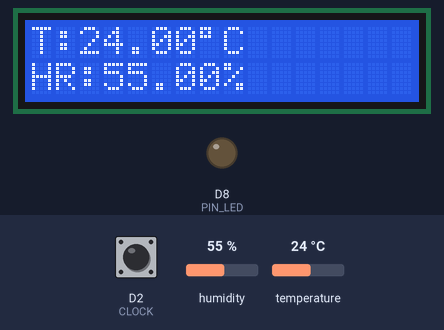
This sketch was run on a simulated Arduino Uno R4 WiFi. Shown: 16×2 character LCD, output pins drawn as LEDs (lit = HIGH). Dashed ring = blinking. The test bench sets the inputs (shaded band); at power-on: temperature 24 °C, humidity 55 %, D2 (CLOCK) HIGH. WiFi joins after 1.5 s; servers stay silent unless stated; no MQTT or app messages arrive unless stated; what the sketch prints to the serial monitor is not drawn.

Above: at 12.8 s.
12.9 s: temperature set to 27 °C
At 14.4 s:
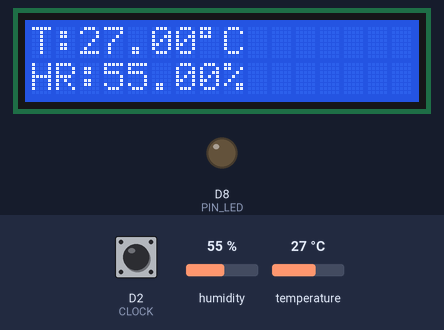
15.1 s: temperature set to 30 °C
At 16.4 s:
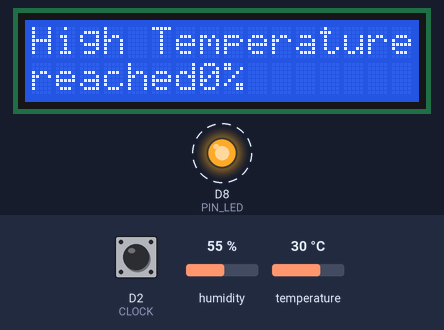
20.8 s: temperature set to 12 °C
At 22.9 s:
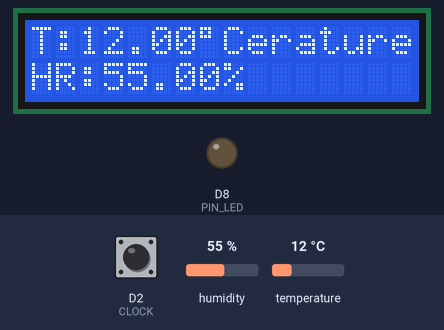
23.2 s: humidity set to 22 %
At 24.4 s:
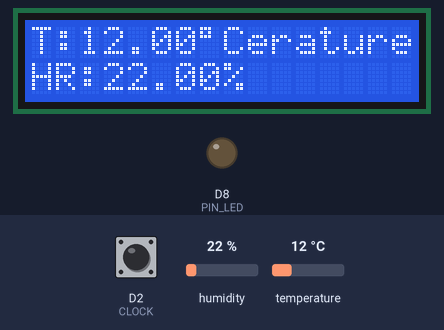
25.3 s: temperature set to 33 °C
At 27.6 s:
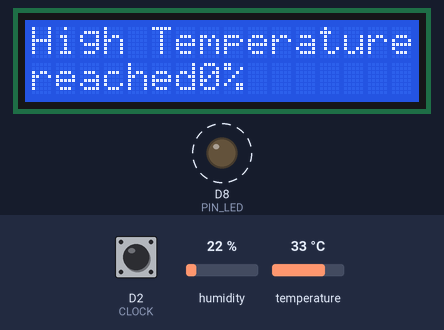
Timing chart, 0 to 34.4 s (numbered marks = the images above; inputs shaded):
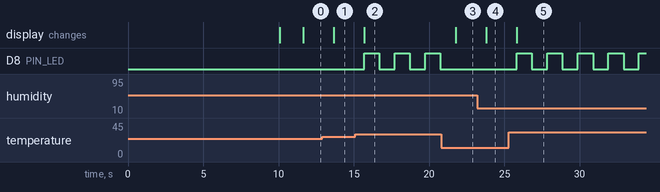

Measured:
- the behaviour switches between 28 and 29 °C on temperature (found by bisection; images 1 and 2)
- after the input at 12.9 s, the display: changes after 0.77 s (image 1)
- after the input at 15.1 s, D8 (PIN_LED): alternates HIGH for 1.0 s and LOW for 1.0 s, starting after 0.60 s; the display: changes after 0.60 s (image 2)
- after the input at 20.8 s, D8 (PIN_LED): stays LOW (without the input it goes to HIGH after 0.98 s); the display: changes after 0.98 s (image 3)
- after the input at 23.2 s, the display: changes after 0.60 s (image 4)
- after the input at 25.3 s, D8 (PIN_LED): alternates HIGH for 1.0 s and LOW for 1.0 s, starting after 0.53 s; the display: changes after 0.53 s (image 5)

The sketch:

Project.ino
```cpp
// (licence header left out)
#include <LiquidCrystal.h>
#include <DHT.h>
#include <WiFiS3.h>
#include <ArduinoMqttClient.h>
#include <Arduino_JSON.h>


#define DHTPIN 7          // DHT11 sensor connected to pin 7
#define DHTTYPE DHT11
#define PIN_LED 8         // LED connected to pin 8
#define HighTemp 30       // Predefined Treshold temperature set to 30 degrees
#define CLOCK 2           // Clock connected to pin 2
#define DATA 3            // Data connected to pin 3

const char* ssid = "";         // Enter your SSID
const char* password = "";     // Enter your WiFi Password
const char* mqtt_broker = "";  // Specify the MQTT broker you are using
int mqtt_port = 1883;
char topic[50];

DHT dht(DHTPIN, DHTTYPE);                                      // Create a DHT object
const int rs = 12, en = 11, d4 = 5, d5 = 4, d6 = 10, d7 = 9;   // Create a LiquidCrystal object
LiquidCrystal lcd(rs, en, d4, d5, d6, d7);                     // Define the LCD pin connections
float hr, temp;                                                // Variables to store humidity and temperature readings

int interval = 1000;                          // Initial update interval (1 second)
int encoderPos = 0;                           // Initial position of the encoder
volatile boolean StateA;                      // State of the encoder pin A (Clock)
volatile boolean StateB;                      // State of the encoder pin B (Data)
volatile boolean RotationDetected = false;    // Flag to detect encoder rotation

IPAddress localIP;
WiFiClient wifiClient;
MqttClient mqttClient(wifiClient);

void initWiFi() {
  WiFi.begin(ssid, password);                 // Connect the Board to WiFi
  Serial.print("\nConnecting to WiFi ..");
  while (WiFi.status() != WL_CONNECTED) {
    Serial.print('.');
    delay(1000);
  }
  Serial.print("\nYou're connected to ");
  Serial.println(WiFi.SSID());
  IPAddress localIP = WiFi.localIP();         // Assign the Board local IP to the localIP variable
  Serial.print("IP:");
  Serial.println(localIP);
}

// Function to display temperature and humidity on the LCD
void ShowValue(float T, float H) {
  T = dht.readTemperature();             // Read temperature
  H = dht.readHumidity();                // Read humidity
  if (T >= HighTemp - 1) {               // Verify if the recorded temperature is higher than the treshold value - 1 (hysteresis)
    // Display the warning message on the LCD display
    lcd.setCursor(0, 0);
    lcd.print(F("High Temperature"));
    lcd.setCursor(0, 1);
    lcd.print(F("reached"));
    // Blink the Led until the if statement is true
    digitalWrite(PIN_LED, HIGH);
    delay(1000);
    digitalWrite(PIN_LED, LOW);
    delay(1000);
  }else{
    lcd.setCursor(0, 0);
    lcd.print(F("T:"));
    lcd.print(T);                // Print temperature on the LCD screen
    lcd.write(223);              // Degree symbol
    lcd.print(F("C"));
    lcd.setCursor(0, 1);
    lcd.print(F("HR:"));         // Print relative humidity on the LCD screen
    lcd.print(H);
    lcd.print(F("%"));
  }
}
// Interrupt service routine for encoder rotation
void EncoderRotated(){
  StateB = digitalRead(DATA);  // Read the state of pin B
  RotationDetected = true;     // Set the rotation detection flag
}

void setup() {
  pinMode(PIN_LED, OUTPUT);
  pinMode(CLOCK, INPUT);                                                    // Set the CLOCK pin as input for the encoder
  pinMode(DATA, INPUT);                                                     // Set the DATA pin as input for the encoder
  attachInterrupt(digitalPinToInterrupt(CLOCK), EncoderRotated, CHANGE);    // Attach ISR to the CLOCK transition
  Serial.begin(9600);                                                       // Initialize the serial monitor
  dht.begin();                                                              // Initialize DHT
  lcd.begin(16, 2);                                                         // Initialize LCD
  lcd.setCursor(0, 0);
  lcd.print(F("Humidity detect"));
  lcd.setCursor(0, 1);
  lcd.print(F("and Temperature"));
  delay(10000);
  lcd.clear();
  initWiFi();                                                               // Calls "initWiFiW function in void setup
  Serial.println("Broker connecting");
  if (!mqttClient.connect(mqtt_broker, mqtt_port)) {                        // Connect to the MQTT broker, and verify if the connection happened
    Serial.print("MQTT connection failed! Error code = ");                  // Display the error code on the serial monitor, connecction did not occur
    Serial.println(mqttClient.connectError());
  }
  else{
  Serial.println("You're connected to the MQTT broker!");                   // Connection occurred
  Serial.println();
  }
}
void loop() {
  int encoderReading = digitalRead(CLOCK);            // Read the current state of the CLOCK pin
  if (RotationDetected && encoderReading == 1)        // Verify that the rotation happened and make sure it occurs at once
  {
    delay(1);
    StateA = digitalRead(CLOCK);                      // Read the current state of the CLOCK pin
    if (StateA != StateB)
    {
      ++encoderPos;                                   // Increment encoder position if the direction is positive
    }
    else
    {
      --encoderPos;                                   // Decrement encoder position if the direction is negative
    }
    RotationDetected = false;                         // Reset the rotation detection flag
    encoderPos = constrain(encoderPos, 1, 60);        // Limit encoder position between 1 and 60
    interval = encoderPos * 1000;                     // Update the interval based on encoder position
    Serial.print("Interval set to ");
    Serial.print(encoderPos);
    Serial.println(" seconds");
  }
  static unsigned long previousMillis = 0;
  unsigned long currentMillis = millis();
  if (currentMillis - previousMillis >= interval) {
    previousMillis = currentMillis;                   // New measuring interval set
    String ipaddress = WiFi.localIP().toString();     // Turn the IP address into a string
    String topicstring = "/" + ipaddress + "/env";    // Form a dinamic mqtt topic
    strcpy(topic, topicstring.c_str());
    JSONVar doc;
    // Make one single JSON message which contains both Temperature and humidity
    doc["Temperature"]  = dht.readTemperature();
    doc["Humidity"] = dht.readHumidity();
    String jsonString1 = JSON.stringify(doc);
    // Subscribe to the selected topic and publish sensor data
    mqttClient.subscribe(topic);
    mqttClient.beginMessage(topic);
    mqttClient.print(jsonString1);
    mqttClient.endMessage();
  }
  ShowValue(temp, hr);
}
```
